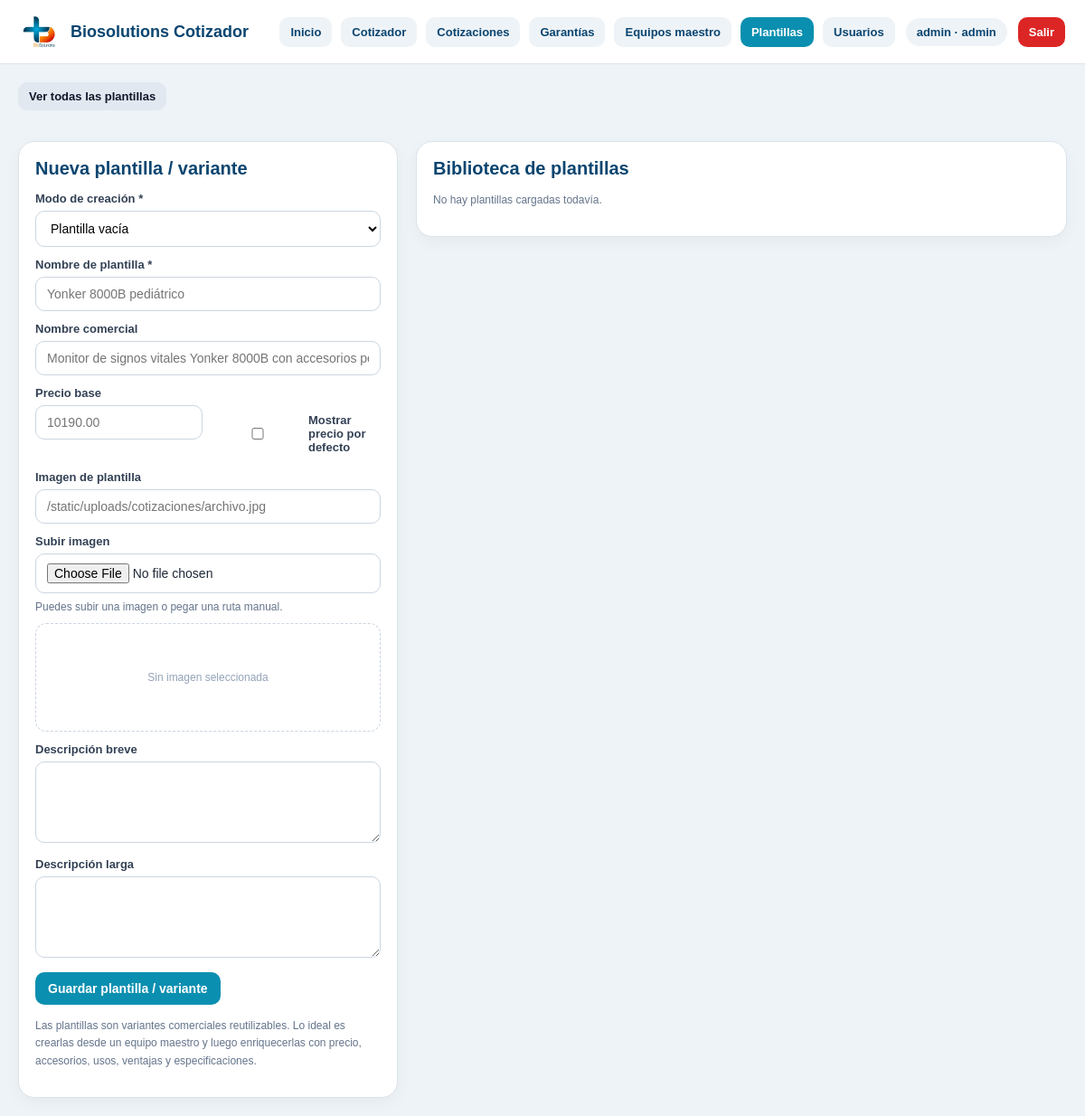
The page /plantillas?equipo_id=23&action=view (signed in) on the database as committed earlier.
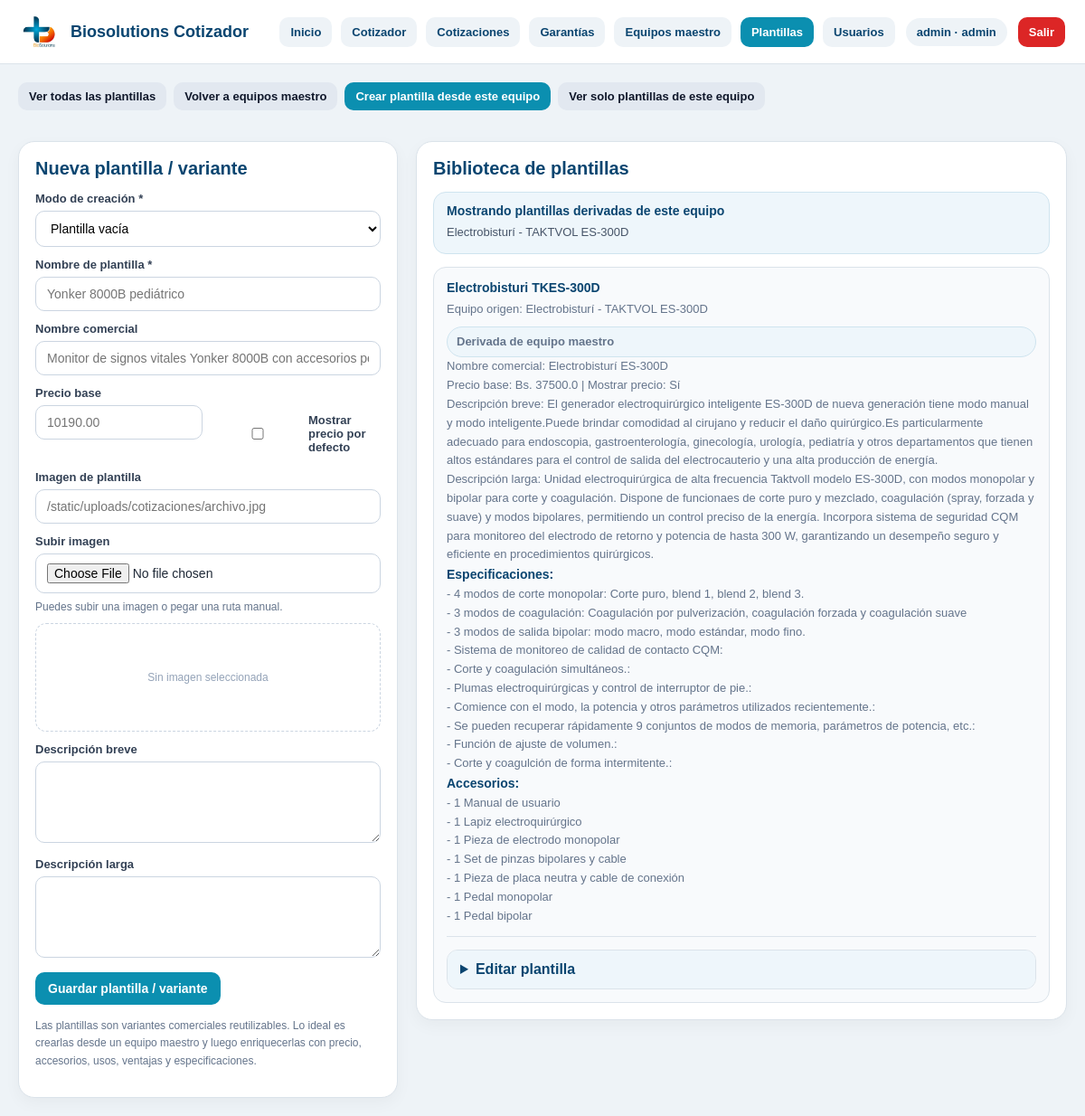
The same page on the database as committed later.
### tables this page shows
CREATE TABLE equipos (
    id INTEGER PRIMARY KEY AUTOINCREMENT,
    nombre TEXT NOT NULL,
    marca TEXT,
    modelo TEXT,
    origen TEXT,
    garantia_base TEXT,
    descripcion_breve TEXT,
    descripcion_larga TEXT,
    imagen TEXT,
    precio_base REAL,
    mostrar_precio_por_defecto INTEGER DEFAULT 0,
    activo INTEGER DEFAULT 1
);

CREATE TABLE plantillas (
    id INTEGER PRIMARY KEY AUTOINCREMENT,
    equipo_id INTEGER,
    nombre_plantilla TEXT NOT NULL,
    nombre_comercial TEXT,
    descripcion_breve TEXT,
    descripcion_larga TEXT,
    imagen TEXT,
    precio_base REAL DEFAULT 0,
    mostrar_precio_por_defecto INTEGER DEFAULT 0,
    activo INTEGER DEFAULT 1,
    FOREIGN KEY (equipo_id) REFERENCES equipos(id) ON DELETE SET NULL
);

CREATE TABLE plantillas_especificaciones (
    id INTEGER PRIMARY KEY AUTOINCREMENT,
    plantilla_id INTEGER NOT NULL,
    parametro TEXT,
    detalle TEXT,
    orden INTEGER DEFAULT 0,
    FOREIGN KEY (plantilla_id) REFERENCES "plantillas_old"(id) ON DELETE CASCADE
);

CREATE TABLE plantillas_accesorios (
    id INTEGER PRIMARY KEY AUTOINCREMENT,
    plantilla_id INTEGER NOT NULL,
    texto TEXT,
    orden INTEGER DEFAULT 0,
    FOREIGN KEY (plantilla_id) REFERENCES "plantillas_old"(id) ON DELETE CASCADE
);

### app.py (the view)
@app.route("/plantillas")
@login_required
def plantillas_page():
    conn = get_db_connection()
    equipo_id_raw = (request.args.get("equipo_id") or "").strip()
    action = (request.args.get("action") or "").strip().lower()
    if action not in {"create", "view"}:
        action = ""
    equipo_id = None
    if equipo_id_raw:
        try:
            equipo_id = int(equipo_id_raw)
        except ValueError:
            equipo_id = None
    equipos = conn.execute("""
        SELECT *
        FROM equipos
        WHERE activo = 1
        ORDER BY id DESC
    """).fetchall()
    selected_equipo = None
    if equipo_id:
        selected_equipo = conn.execute("""
            SELECT *
            FROM equipos
            WHERE id = ? AND activo = 1
        """, (equipo_id,)).fetchone()
        if not selected_equipo:
            equipo_id = None
    filter_by_equipo = bool(equipo_id and action == "view")
    if filter_by_equipo:
        plantillas_rows = conn.execute("""
            SELECT p.*, e.nombre AS equipo_nombre, e.marca AS equipo_marca, e.modelo AS equipo_modelo
            FROM plantillas p
            LEFT JOIN equipos e ON e.id = p.equipo_id
            WHERE p.activo = 1
              AND p.equipo_id = ?
            ORDER BY p.id DESC
        """, (equipo_id,)).fetchall()
    else:
        plantillas_rows = conn.execute("""
            SELECT p.*, e.nombre AS equipo_nombre, e.marca AS equipo_marca, e.modelo AS equipo_modelo
            FROM plantillas p
            LEFT JOIN equipos e ON e.id = p.equipo_id
            WHERE p.activo = 1
            ORDER BY p.id DESC
        """).fetchall()
    plantillas = []
    for p in plantillas_rows:
        children = get_plantilla_children(conn, p["id"])
        plantilla_dict = dict(p)
        plantilla_dict["imagen"] = normalize_image_path_for_db(plantilla_dict.get("imagen") or "")
        plantilla_dict["imagen_url"] = build_public_image_url(plantilla_dict.get("imagen") or "")
        plantilla_dict["especificaciones"] = [dict(x) for x in children["especificaciones"]]
        plantilla_dict["usos"] = [dict(x) for x in children["usos"]]
        plantilla_dict["accesorios"] = [dict(x) for x in children["accesorios"]]
        plantilla_dict["ventajas"] = [dict(x) for x in children["ventajas"]]
        plantillas.append(plantilla_dict)
    equipos_json = []
    for e in equipos:
        nombre = (e["nombre"] or "").strip()
        marca = (e["marca"] or "").strip()
        modelo = (e["modelo"] or "").strip()
        nombre_comercial_base = " ".join(
            part for part in [nombre, marca, modelo] if part
        ).strip()
        equipos_json.append({
            "id": e["id"],
            "nombre": nombre,
            "marca": marca,
            "modelo": modelo,
            "origen": (e["origen"] or "").strip(),
            "garantia_base": (e["garantia_base"] or "").strip(),
            "imagen": (e["imagen"] or "").strip(),
            "descripcion_breve": (e["descripcion_breve"] or "").strip(),
            "descripcion_larga": (e["descripcion_larga"] or "").strip(),
            "nombre_comercial_base": nombre_comercial_base
        })
    conn.close()
    return render_template(
        "plantillas.html",
        equipos=equipos,
        equipos_json=equipos_json,
        plantillas=plantillas,
        active_page="plantillas",
        selected_equipo=selected_equipo,
        selected_equipo_id=equipo_id,
        current_action=action,
        filter_by_equipo=filter_by_equipo
    )

### app.py (called while the page is built)
def normalize_image_path_for_db(image_value):
    image_value = (image_value or "").strip()
    if not image_value:
        return ""
    if image_value.startswith("/static/"):
        return image_value.replace("/static/", "", 1)
    if image_value.startswith("static/"):
        return image_value.replace("static/", "", 1)
    return image_value

def build_public_image_url(image_value):
    image_value = normalize_image_path_for_db(image_value)
    if not image_value:
        return ""
    return f"/static/{image_value}"

def get_db_connection():
    conn = sqlite3.connect(DB_PATH, timeout=10)
    conn.row_factory = sqlite3.Row
    return conn

def get_current_user():
    user_id = session.get("user_id")
    if not user_id:
        return None
    conn = get_db_connection()
    user = conn.execute("""
        SELECT id, username, nombre, rol, activo
        FROM usuarios
        WHERE id = ? AND activo = 1
    """, (user_id,)).fetchone()
    conn.close()
    return user

@app.context_processor
def inject_auth_context():
    user = get_current_user()
    return {
        "current_user": user,
        "current_role": user["rol"] if user else None
    }

### templates/plantillas.html (shortened to what the changed rows need)
{% extends "base.html" %}
{% block content %}
<div class="page-grid">
  <div class="top-actions" style="grid-column:1 / -1;">
    <a class="top-link" href="{{ url_for('plantillas_page') }}">Ver todas las plantillas</a>
    {% if selected_equipo %}
      <a class="top-link" href="{{ url_for('equipos_page') }}">Volver a equipos maestro</a>
        {% if current_role in ['admin', 'editor'] %}
        <a class="top-link primary" href="{{ url_for('plantillas_page') }}?equipo_id={{ selected_equipo['id'] }}&action=create">
          Crear plantilla desde este equipo
        </a>
      {% endif %}
      <a class="top-link" href="{{ url_for('plantillas_page') }}?equipo_id={{ selected_equipo['id'] }}&action=view">
        Ver solo plantillas de este equipo
      </a>
    {% endif %}
  </div>
  <section class="page-card">
    <h2>{% if current_role in ['admin', 'editor'] %}Nueva plantilla / variante{% else %}Detalle del módulo{% endif %}</h2>
  </section>
  <section class="page-card">
    <h2>Biblioteca de plantillas</h2>
      {% if selected_equipo and filter_by_equipo %}
      <div class="context-box">
        <strong>Mostrando plantillas derivadas de este equipo</strong>
        <span>
          {{ selected_equipo["nombre"] }}
          {% if selected_equipo["marca"] %} - {{ selected_equipo["marca"] }}{% endif %}
          {% if selected_equipo["modelo"] %} {{ selected_equipo["modelo"] }}{% endif %}
        </span>
      </div>
    {% endif %}
    {% if plantillas %}
      <div class="lib-list">
        {% for p in plantillas %}
          <div class="lib-card">
            <strong>{{ p["nombre_plantilla"] }}</strong>
            <span>
              Equipo origen:
              {% if p["equipo_nombre"] %}
                {{ p["equipo_nombre"] }}
                {% if p["equipo_marca"] %} - {{ p["equipo_marca"] }}{% endif %}
                {% if p["equipo_modelo"] %} {{ p["equipo_modelo"] }}{% endif %}
              {% else %}
                Plantilla vacía / sin equipo maestro base
              {% endif %}
            </span>
            {% if p["equipo_nombre"] %}
              <span class="origin-pill">Derivada de equipo maestro</span>
            {% endif %}
            {% if p["nombre_comercial"] %}
              <span>Nombre comercial: {{ p["nombre_comercial"] }}</span>
            {% endif %}
            <span>
              Precio base: Bs. {{ p["precio_base"] or 0 }}
              {% if p["mostrar_precio_por_defecto"] %} | Mostrar precio: Sí{% else %} | Mostrar precio: No{% endif %}
            </span>
            {% if p["descripcion_breve"] %}
              <span>Descripción breve: {{ p["descripcion_breve"] }}</span>
            {% endif %}
            {% if p["descripcion_larga"] %}
              <span>Descripción larga: {{ p["descripcion_larga"] }}</span>
            {% endif %}
            {% if p["especificaciones"] %}
              <span><strong style="display:inline; color:#0a4570;">Especificaciones:</strong></span>
              {% for s in p["especificaciones"] %}
                <span>- {{ s["parametro"] }}: {{ s["detalle"] }}</span>
              {% endfor %}
            {% endif %}
            {% if p["accesorios"] %}
              <span><strong style="display:inline; color:#0a4570;">Accesorios:</strong></span>
              {% for a in p["accesorios"] %}
                <span>- {{ a["texto"] }}</span>
              {% endfor %}
            {% endif %}
            {% if current_role in ['admin', 'editor'] %}
            <div class="edit-card">
              <details>
                <summary>Editar plantilla</summary>
              </details>
            </div>
             {% endif %}
          </div>
        {% endfor %}
      </div>
    {% else %}
      <p class="tiny-note">No hay plantillas cargadas todavía.</p>
    {% endif %}
  </section>
</div>
{% endblock %}

Rows that differ between the two databases and show on the page:
added equipos: nombre "Electrobisturí", marca "TAKTVOL", modelo "ES-300D"
added plantillas: nombre_plantilla "Electrobisturi TKES-300D", equipo_nombre "Electrobisturí", equipo_marca "TAKTVOL", equipo_modelo "ES-300D", nombre_comercial "Electrobisturí ES-300D", precio_base "37500.0", mostrar_precio_por_defecto "| Mostrar precio: Sí", descripcion_breve "El generador electroquirúrgico inteligente ES-300D de nueva generación tiene modo manual y modo inteligente.Puede brindar comodidad al cirujano y reducir el daño quirúrgico.Es particularmente adecuado para endoscopia, gastroenterología, ginecología, urología, pediatría y otros departamentos que tienen altos estándares para el control de salida del electrocauterio y una alta producción de energía.", descripcion_larga "Unidad electroquirúrgica de alta frecuencia Taktvoll modelo ES-300D, con modos monopolar y bipolar para corte y coagulación. Dispone de funcionaes de corte puro y mezclado, coagulación (spray, forzada y suave) y modos bipolares, permitiendo un control preciso de la energía. Incorpora sistema de seguridad CQM para monitoreo del electrodo de retorno y potencia de hasta 300 W, garantizando un desempeño seguro y eficiente en procedimientos quirúrgicos."
added plantillas_especificaciones: parametro "4 modos de corte monopolar", detalle "Corte puro, blend 1, blend 2, blend 3."
added plantillas_especificaciones: parametro "3 modos de coagulación", detalle "Coagulación por pulverización, coagulación forzada y coagulación suave"
added plantillas_especificaciones: parametro "3 modos de salida bipolar", detalle "modo macro, modo estándar, modo fino."
added plantillas_especificaciones: parametro "Sistema de monitoreo de calidad de contacto CQM"
added plantillas_especificaciones: parametro "Corte y coagulación simultáneos."
added plantillas_especificaciones: parametro "Plumas electroquirúrgicas y control de interruptor de pie."
added plantillas_especificaciones: parametro "Comience con el modo, la potencia y otros parámetros utilizados recientemente."
added plantillas_especificaciones: parametro "Se pueden recuperar rápidamente 9 conjuntos de modos de memoria, parámetros de potencia, etc."
added plantillas_especificaciones: parametro "Función de ajuste de volumen."
added plantillas_especificaciones: parametro "Corte y coagulción de forma intermitente."
added plantillas_accesorios: texto "1 Manual de usuario"
added plantillas_accesorios: texto "1 Lapiz electroquirúrgico"
added plantillas_accesorios: texto "1 Pieza de electrodo monopolar"
added plantillas_accesorios: texto "1 Set de pinzas bipolares y cable"
added plantillas_accesorios: texto "1 Pieza de placa neutra y cable de conexión"
added plantillas_accesorios: texto "1 Pedal monopolar"
added plantillas_accesorios: texto "1 Pedal bipolar"
Other text that changed with them:
text no longer shown: "No hay plantillas cargadas todavía."
text now shown: "Volver a equipos maestro Crear plantilla desde este equipo Ver solo plantillas de este equipo Mostrando plantillas derivadas de este equipo -"
